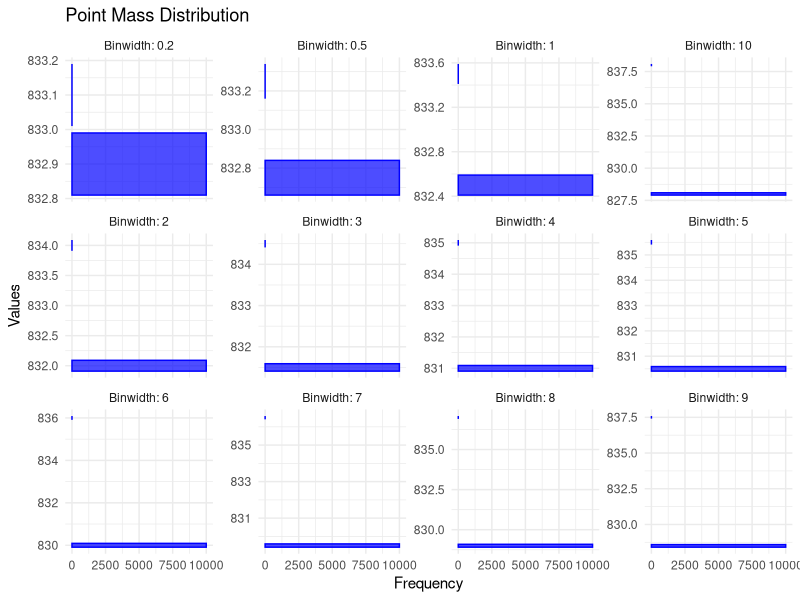
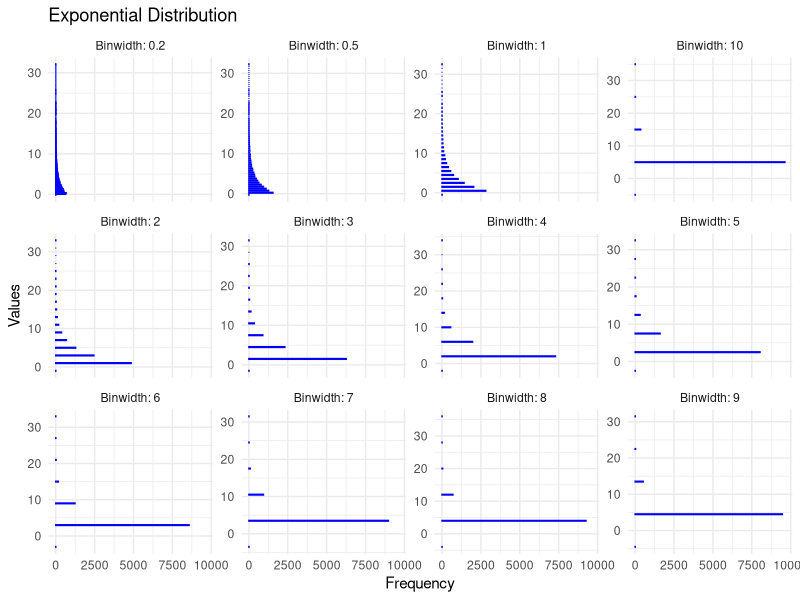
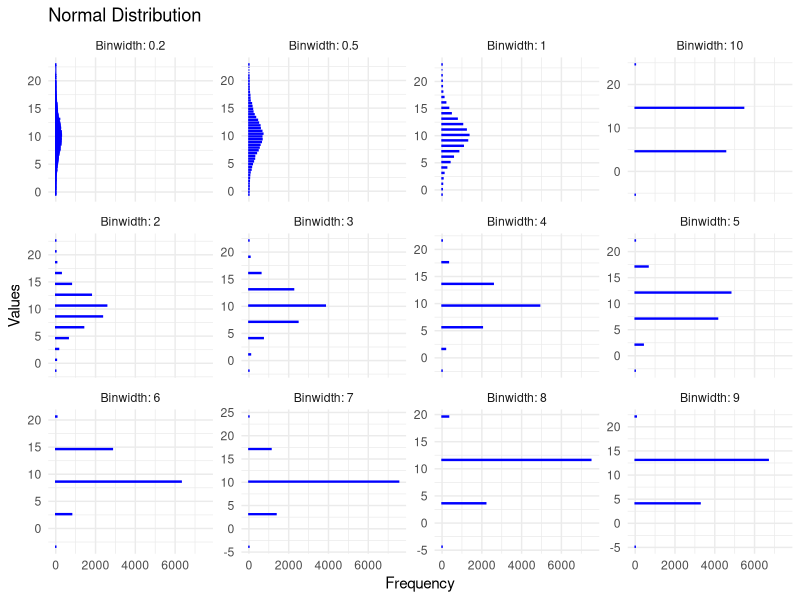
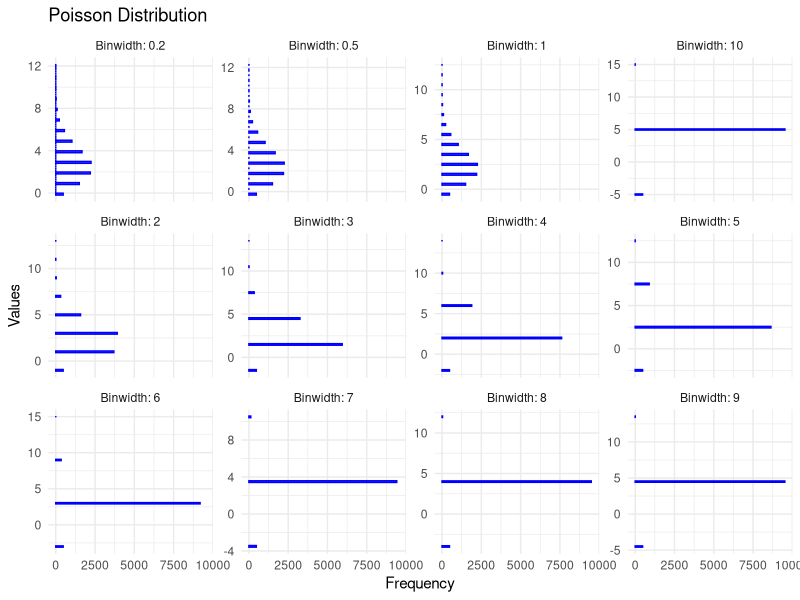
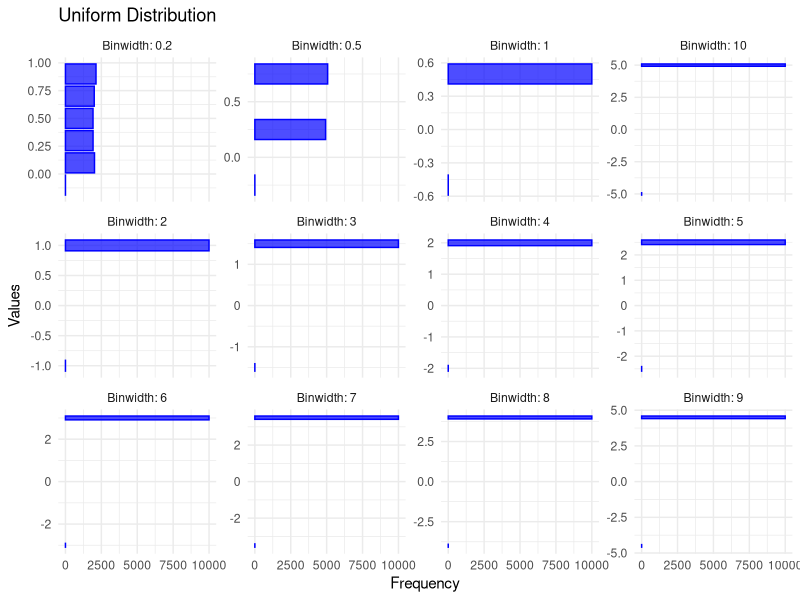
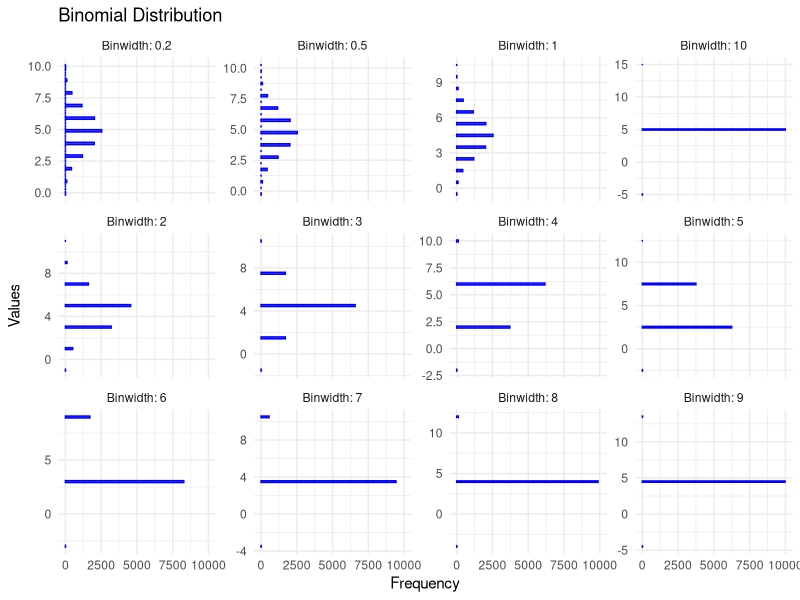
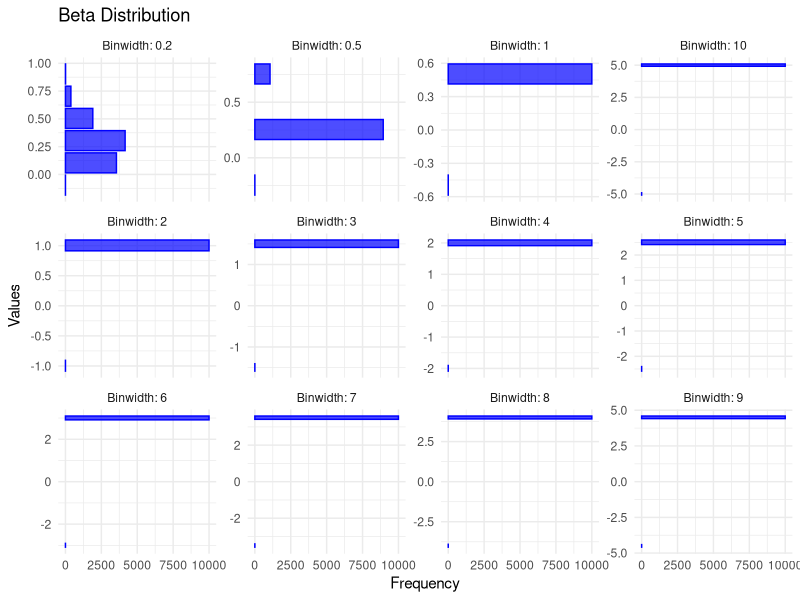
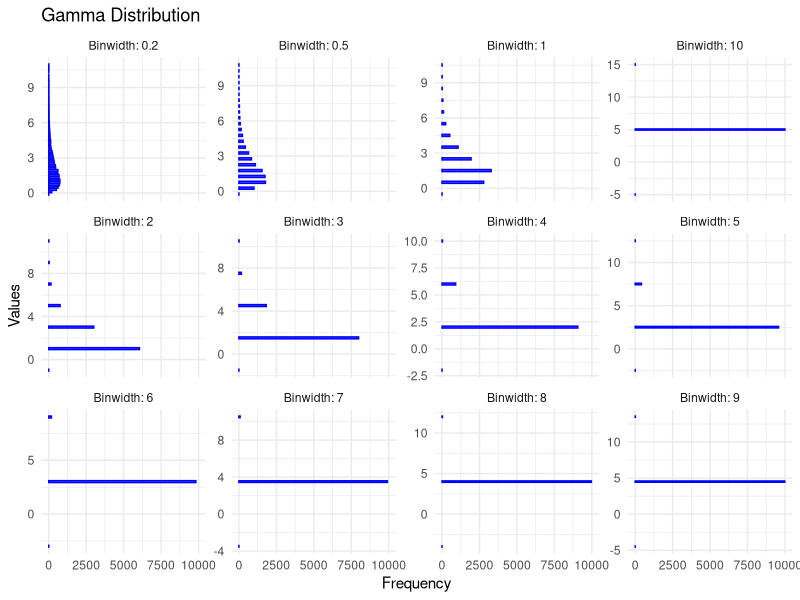

R code for these plots, in order: (Note: a time limit stopped this script after it produced the figures.)
## ---- chunk 1
library(tidyverse)

# Function to create a data frame for plotting with multiple binwidths
prepare_histogram_data <- function(data, binwidths) {
  do.call(rbind, lapply(binwidths, function(bw) {
    breaks <- seq(min(data) - bw, max(data) + bw, by = bw) # Extend the range
    hist <- hist(data, breaks = breaks, plot = FALSE)
    data.frame(
      x = hist$mids,
      count = hist$counts,
      binwidth_label = paste0("Binwidth: ", bw)
    )
  }))
}

# Function to plot faceted histograms with dynamic binwidth
plot_histogram_facet <- function(data, binwidths, title) {
  hist_data <- prepare_histogram_data(data, binwidths)
  
  ggplot(hist_data, aes(x, count)) +
    geom_bar(stat = "identity", fill = "blue", color = "blue", alpha = 0.7) +
    facet_wrap(~ binwidth_label, scales = "free_y") +
    labs(title = title, x = "Values", y = "Frequency") +
    theme_minimal() + coord_flip()
}
## ---- chunk 2
simulate_point_mass <- function(n, value) {
  rep(value, n)
}

# Simulate data
set.seed(42) # Set seed for reproducibility
n <- 10000

# Define binwidths for faceting
binwidths <- c(0.2, 0.5, 1:10)

point_mass_data <- simulate_point_mass(n, round(n/12, 0))

plot_histogram_facet(point_mass_data, binwidths, "Point Mass Distribution")

## ---- chunk 3
# Function to simulate exponential distribution
simulate_exponential <- function(n, rate) {
  rexp(n, rate = rate)
}

exponential_data <- simulate_exponential(n, rate = .33)

plot_histogram_facet(exponential_data, binwidths, "Exponential Distribution")

## ---- chunk 4
# Function to simulate normal distribution
simulate_normal <- function(n, mean, sd) {
  rnorm(n, mean = mean, sd = sd)
}

normal_data <- simulate_normal(n, mean = 10, sd = 3)

plot_histogram_facet(normal_data, binwidths, "Normal Distribution")
## ---- chunk 5
# Function to simulate Poisson distribution
simulate_poisson <- function(n, lambda) {
  rpois(n, lambda = lambda)
}

poisson_data <- simulate_poisson(n, lambda = 3)

plot_histogram_facet(poisson_data, binwidths, "Poisson Distribution")
## ---- chunk 6
# Function to simulate Uniform distribution
simulate_uniform <- function(n, min, max) {
  runif(n, min = min, max = max)
}

uniform_data <- simulate_uniform(n, min = 0, max = 1)

plot_histogram_facet(uniform_data, binwidths, "Uniform Distribution")
## ---- chunk 7
# Function to simulate binomial distribution
simulate_binomial <- function(n, size, prob) {
  rbinom(n, size = size, prob = prob)
}

binomial_data <- simulate_binomial(n, size = 10, prob = 0.5)

plot_histogram_facet(binomial_data, binwidths, "Binomial Distribution")

## ---- chunk 8
# Function to simulate beta distribution
simulate_beta <- function(n, shape1, shape2) {
  rbeta(n, shape1 = shape1, shape2 = shape2)
}

beta_data <- simulate_beta(n, shape1 = 2, shape2 = 5)

plot_histogram_facet(beta_data, binwidths, "Beta Distribution")

## ---- chunk 9
# Function to simulate gamma distribution
simulate_gamma <- function(n, shape, rate) {
  rgamma(n, shape = shape, rate = rate)
}

gamma_data <- simulate_gamma(n, shape = 2, rate = 1)

plot_histogram_facet(gamma_data, binwidths, "Gamma Distribution")

## ---- chunk 10
# Function to simulate chi-square distribution
simulate_chisquare <- function(n, df) {
  rchisq(n, df = df)
}

chisquare_data <- simulate_chisquare(n, df = 3)

plot_histogram_facet(chisquare_data, binwidths, "Chi-Square Distribution")

## ---- chunk 11
# Function to simulate negative binomial distribution
simulate_negative_binomial <- function(n, size, prob) {
  rnbinom(n, size = size, prob = prob)
}

negative_binomial_data <- simulate_negative_binomial(n, size = 10, prob = 0.3)

plot_histogram_facet(negative_binomial_data, binwidths, "Negative Binomial Distribution")

## ---- chunk 12
# Function to simulate log-normal distribution
simulate_lognormal <- function(n, meanlog, sdlog) {
  rlnorm(n, meanlog = meanlog, sdlog = sdlog)
}

lognormal_data <- simulate_lognormal(n, meanlog = 0, sdlog = 1)

plot_histogram_facet(lognormal_data, binwidths, "Log-normal Distribution")

## ---- chunk 13
# Function to simulate Cauchy distribution
simulate_cauchy <- function(n, location, scale) {
  rcauchy(n, location = location, scale = scale)
}

cauchy_data <- simulate_cauchy(n, location = 0, scale = 1)

plot_histogram_facet(cauchy_data, binwidths, "Cauchy Distribution")
